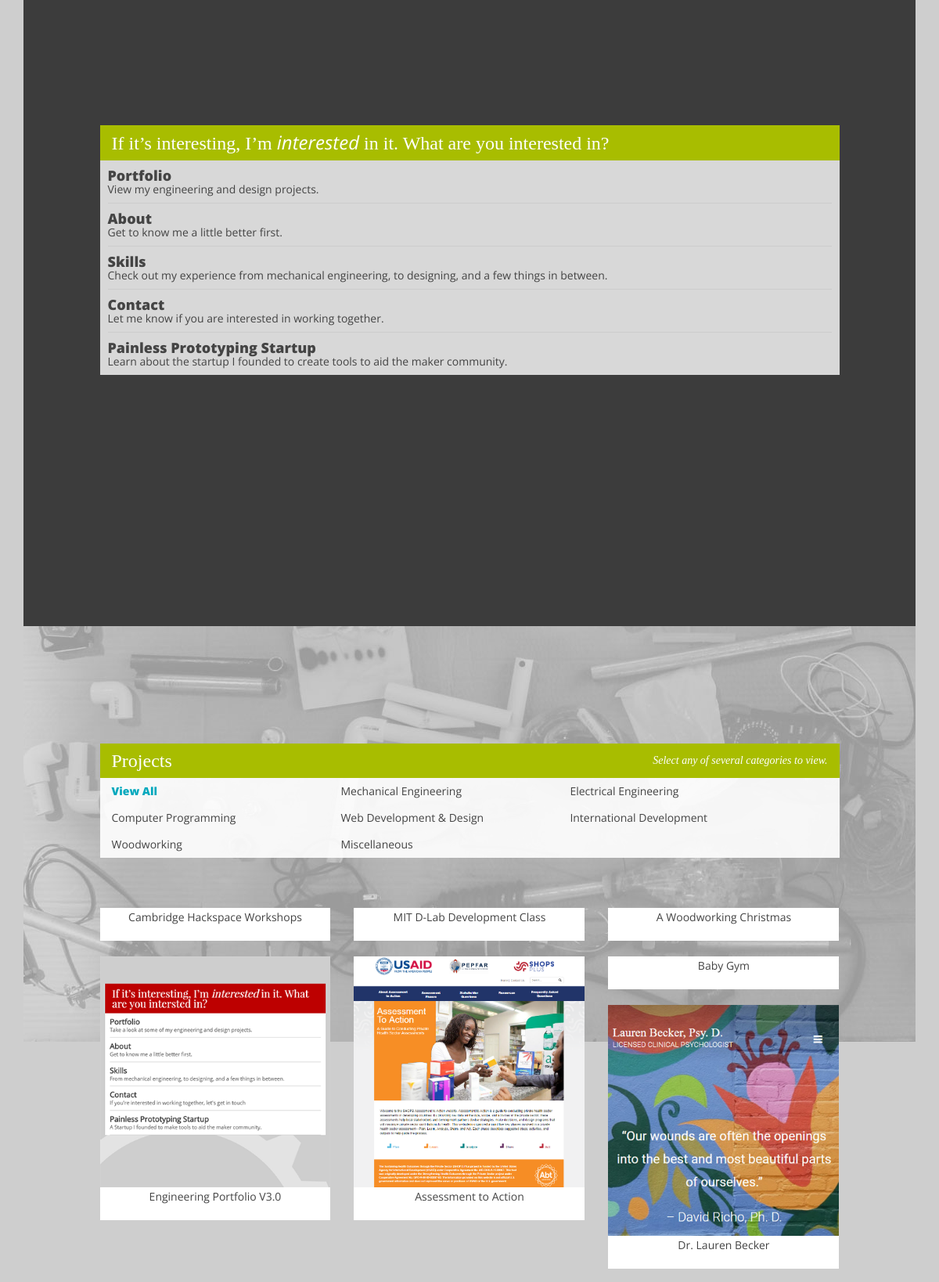
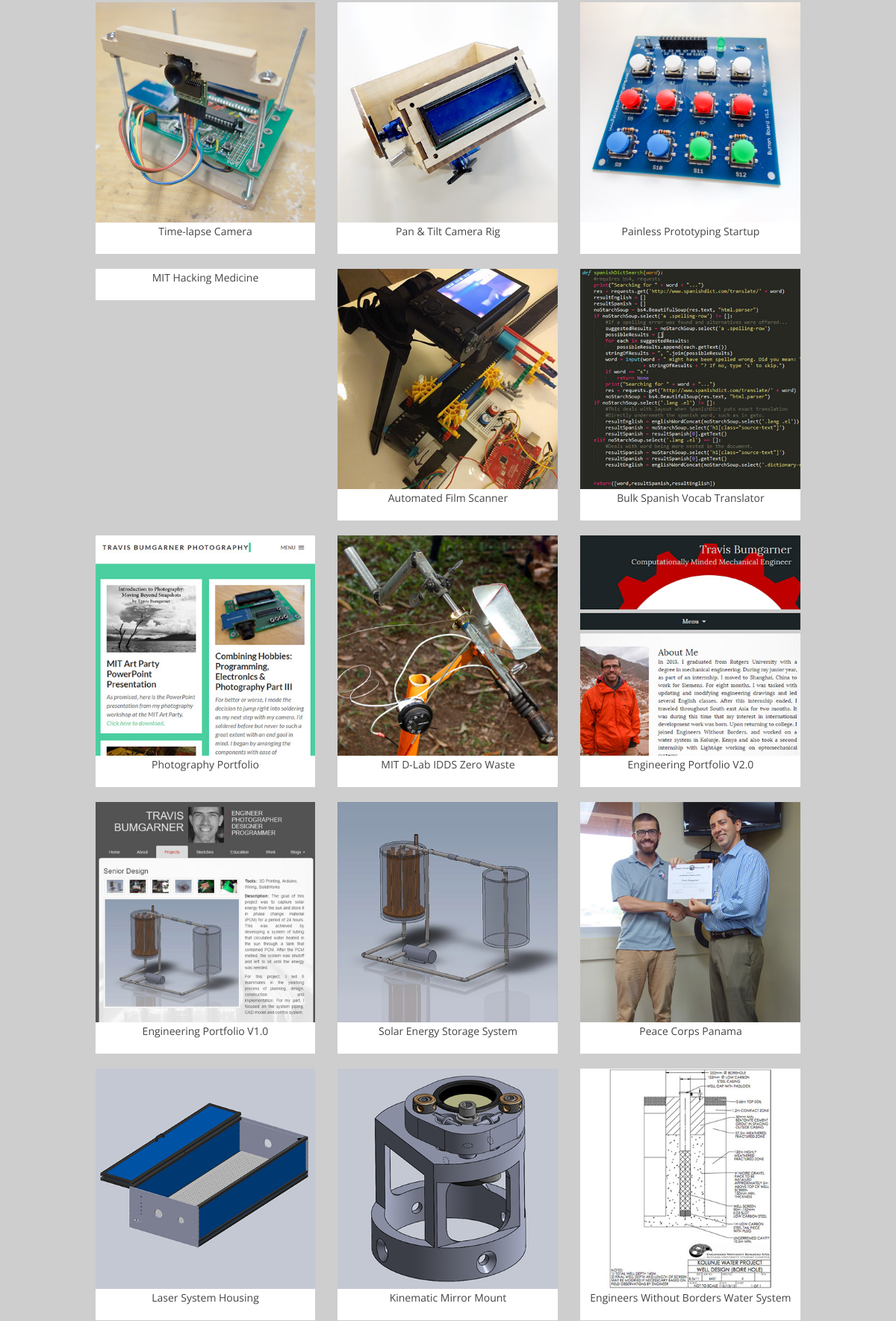
The page / (upper part) on the database its author committed (2 pictures, top to bottom).
### single_page_website/models.py (models this page shows, shortened)
class Project(models.Model):                       # This line defines our model, it is an object, class is a special keyword to define we are making an object
    title = models.CharField(max_length=200)
    author = models.CharField(max_length = 50, default = "Travis Bumgarner" )
    title_computer = models.CharField(max_length=100, blank=True)
    summary = models.TextField()
    created_date = models.DateTimeField()
    tools = models.ManyToManyField(Project_Tool)
    categories = models.ManyToManyField(Project_Category)
    headline_image = models.ImageField(upload_to = 'single_page_website/media/img/')
    video = models.TextField(blank = True)
    class Meta:
        ordering = ('title',)

### single_page_website/views.py (the view)
# urls.py: url(r'^$', views.project_list),
def project_list(request):
	projects = Project.objects.all().order_by('-created_date')
	skills = Skill.objects.all()
	skills_category = Skill_Category.objects.all()
	about = About_Author.objects.all()[0]
	about_links = About_Author_Link.objects.all()
	return render(request, 'single_page_website/index.html', {'projects':projects,'skills_category':skills_category,'skills':skills,'about':about,'links':about_links})

### single_page_website/models.py (called while the page is built)
    def __str__(self):
        return self.human_display_tool #self.title refers to title = models.CharField(max_length=200) line

### single_page_website/templates/single_page_website/index.html (shortened to what this page needs)
{% load staticfiles %}
{% with standard_content_width="col-sm-10 col-sm-offset-1 col-xs-12"%}
<!DOCTYPE html>
<html lang="en">
<head>
	<link rel="stylesheet" type="text/css" href="{% static 'css/bootstrap.css' %}" />
	<link rel="stylesheet" type="text/css" href="{% static 'css/style.css' %}" />
</head>
<body>
<div class="container">
	<div id="home-page" class="all-pages">
		<div class="row ">
			<div class="{{standard_content_width}} content-wrapper">
				<h2 class="section-header">If it’s interesting, I’m <i>interested</i> in it.  What are you interested in?</h2>
				<div class="section-content">
					<ul>
						<a data-scroll href="#filter-page">
						<li>
							<span class = "menu-item-title">Portfolio</span><br>
							<span class = "menu-item-description">View my engineering and design projects.</span><br>
						</li>
						</a>
						<a data-scroll href="#about-page">
						<li>
							<span class = "menu-item-title">About</span><br>
							<span class = "menu-item-description">Get to know me a little better first.</span><br>
						</li>
						</a>
						<a data-scroll href="#skills-page">
						<li>
							<span class = "menu-item-title">Skills</span><br>
							<span class = "menu-item-description">Check out my experience from mechanical engineering, to designing, and a few things in between.</span><br>
						</li>
						</a>
						<a href="http://meet.travisbumgarner.com/" target="_blank">
						<li>
							<span class = "menu-item-title">Contact</span><br>
							<span class = "menu-item-description">Let me know if you are interested in working together.</span><br>
						</li>
						</a>
						<a data-scroll href="http://painlessprototyping.com" target="_blank">
						<li>
							<span class = "menu-item-title">Painless Prototyping Startup</span><br>
							<span class = "menu-item-description">Learn about the startup I founded to create tools to aid the maker community.</span><br>
						</li>
						</a>
					</ul>
				</div>
			</div>
		</div>
	</div>
	<div id="filter-page" class= "all-pages">
		<div class = "row">
			<div class="{{standard_content_width}} content-wrapper">
				<div class="controls">
					<p class = "section-header">Select any of several categories to view.</p>
					<h2 class="section-header">Projects</h2>
					<div class="section-content" id = "projects-filter">
						<ul class="filters">
							<li data-filter = "all" class = "filter">View All</li>
							<li data-filter = ".mechanical-project" class = "filter">Mechanical Engineering</li>
							<li data-filter = ".electrical-project" class = "filter">Electrical Engineering</li>
							<li data-filter = ".computer-project" class = "filter">Computer Programming</li>
							<li data-filter = ".web-project" class = "filter">Web Development & Design</li>
							<li data-filter = ".international-project" class = "filter">International Development</li>
							<li data-filter = ".woodworking-project" class = "filter">Woodworking</li>
							<li data-filter = ".misc-project" class = "filter">Miscellaneous</li>
						</ul>
					</div>
				</div>
			</div>
		</div>
		<div class="small-screen-spacing">
			<div class="row ">
				<div class="{{standard_content_width}}">
					<div class = "row">
						<div class="list-of-projects">
							{% for project in projects %}
								<div class="section-content mix col-sm-4 col-xs-6 {% for category in project.categories.all %}{{category.html_class_display_category}} {% endfor %}">
									<a href= "#project-{{project.id}}" class="filter-link">
										<img src="{{project.headline_image.url}}" alt="" class="img-responsive" style="">
										<p class = "">{{ project.title }}</p>
									</a>
								</div>
							{% endfor %}
						</div>
					</div>
				</div>
			</div>
		</div>
	</div>
</body>
</html>
{% endwith %}

### single_page_website/static/css/style.css (style rules this page uses)
html, body, div, span, applet, object, iframe, h1, h2, h3, h4, h5, h6, p, blockquote, pre, a, abbr, acronym, address, big, cite, code, del, dfn, em, img, ins, kbd, q, s, samp, small, strike, strong, sub, sup, tt, var, b, u, center, dl, dt, dd, ol, ul, li, fieldset, form, label, legend, table, caption, tbody, tfoot, thead, tr, th, td, article, aside, canvas, details, embed, figure, figcaption, footer, header, hgroup, menu, nav, output, ruby, section, summary, time, mark, audio, video { margin: 0; padding: 0; border: 0; font-size: 100%; font: inherit; vertical-align: baseline; text-decoration: none; }
body { line-height: 1; }
ol, ul { list-style: none; }
h2.section-header { font-family: 'Playfair Display', serif; background-color: #a8bd00; color: #ffffff; padding: 10px 15px 10px 15px; font-size: 24px; }
p.section-header { font-family: 'Playfair Display', serif; color: #ffffff; padding: 10px 15px 10px 15px; font-size: 14px; float: right; padding: 15px; font-style: italic; }
.section-content { background-color: rgba(255, 255, 255, 0.9); overflow: hidden; }
.section-content ul { list-style: none; padding-left: 0px; }
.section-content li, .section-content p { color: #444444; padding: 5px 5px 5px 5px; margin: 0px 5px 0px 5px; font-family: 'Open Sans', sans-serif; }
.section-content p { line-height: 24px; }
html, body { background: #cecece; width: 100%; margin: 0px; padding: 0px; overflow-x: hidden; }
* { font-family: 'Open Sans', sans-serif; }
#home-page { min-height: 100vh; background: #3c3c3c url("../img/background.png"); background-repeat: no-repeat; background-position: bottom right; background-attachment: fixed; }
#home-page .section-header { margin-top: 20vh; }
#home-page .section-content { background-color: rgba(255, 255, 255, 0.8); }
#home-page .menu-item-title { font-size: 18px; font-weight: 800; }
#home-page .menu-item-description { font-size: 14px; }
#home-page li { border-bottom: 1px solid #cccccc; margin: 0px 10px; padding: 10px 0px; }
#home-page a:last-child li { border-bottom: 0px; }
#filter-page { padding-top: 30px; background: url("../img/background-filter-page.jpg"); background-repeat: no-repeat; background-attachment: fixed; }
#filter-page .controls { margin-top: 15vh; margin-bottom: 8vh; }
#filter-page ul.filters li { width: 31%; font-size: 14px; float: left; cursor: pointer; cursor: hand; padding: 10px 15px 10px 15px; margin: 0px; }
#filter-page ul.filters li.active { color: #444444; color: #00a8bd; font-weight: 900; }
#filter-page .list-of-projects .mix { display: none; margin-bottom: 20px; }
#filter-page .list-of-projects .section-content { background: none; }
#filter-page .list-of-projects p { font-size: 14px; height: 42px; line-height: 14px; text-align: center; background: #ffffff; margin: 0px; }
* { box-sizing: border-box; }

### rows shown on the page
Project: title "Cambridge Hackspace Workshops"
Project: title "MIT D-Lab Development Class"
Project: title "A Woodworking Christmas"
Project: headline_image (picture), title "Engineering Portfolio V3.0"
Project: headline_image (picture), title "Assessment to Action"
Project: title "Baby Gym"
Project: headline_image (picture), title "Dr. Lauren Becker"
Project: headline_image (picture), title "Time-lapse Camera"
Project: headline_image (picture), title "Pan & Tilt Camera Rig"
Project: headline_image (picture), title "Painless Prototyping Startup"
Project: title "MIT Hacking Medicine"
Project: headline_image (picture), title "Automated Film Scanner"
Project: headline_image (picture), title "Bulk Spanish Vocab Translator"
Project: headline_image (picture), title "Photography Portfolio"
Project: headline_image (picture), title "MIT D-Lab IDDS Zero Waste"
Project: headline_image (picture), title "Engineering Portfolio V2.0"
Project: headline_image (picture), title "Engineering Portfolio V1.0"
Project: headline_image (picture), title "Solar Energy Storage System"
Project: headline_image (picture), title "Peace Corps Panama"
Project: headline_image (picture), title "Laser System Housing"
Project: headline_image (picture), title "Kinematic Mirror Mount"
Project: headline_image (picture), title "Engineers Without Borders Water System"
